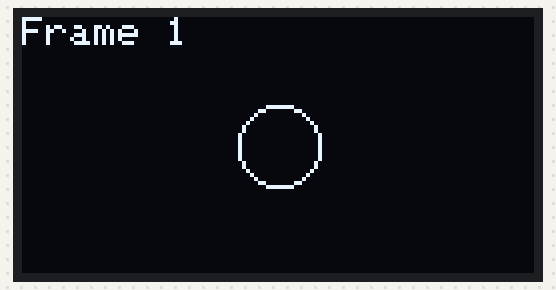
The sketch below on a simulated Arduino Uno, built with avr-gcc and run on an emulated ATmega328P. Parts: 128×64 one-colour display.

Above: at 0.1 s.
At 0.7 s:
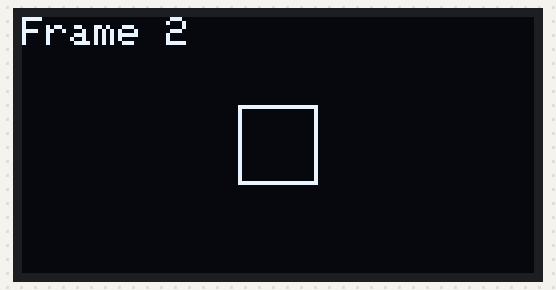

The sketch:

testttttt.ino
```cpp
#include <Adafruit_GFX.h>
#include <Adafruit_SSD1306.h>
#include <Wire.h>

#define SCREEN_I2C_ADDR 0x3C
#define SCREEN_WIDTH 128
#define SCREEN_HEIGHT 64
#define OLED_RST_PIN -1

Adafruit_SSD1306 display = Adafruit_SSD1306(128, 64, &Wire, OLED_RST_PIN);

void setup() {
    Serial.begin(115200);
    if(!display.begin(SSD1306_SWITCHCAPVCC, 0x3C ,SCREEN_I2C_ADDR)) {
        Serial.println(F("SSD1306 allocation failed"));
        for(;;);
    }
    display.clearDisplay();
    display.display();
}

void drawFrame1() {
    display.clearDisplay();
    display.setTextSize(1);
    display.setTextColor(SSD1306_WHITE);
    display.setCursor(0,0);
    display.println(F("Frame 1"));
    display.drawCircle(64, 32, 10, SSD1306_WHITE);
    display.display();
}

void drawFrame2() {
    display.clearDisplay();
    display.setTextSize(1);
    display.setTextColor(SSD1306_WHITE);
    display.setCursor(0,0);
    display.println(F("Frame 2"));
    display.drawRect(54, 22, 20, 20, SSD1306_WHITE);
    display.display();
}

void loop() {
    drawFrame1();
    delay(500);

    drawFrame2();
    delay(500);
}
```

Measured:
- what the display in image 0 shows lasts 0.5 s, from 0.1 s to 0.6 s
